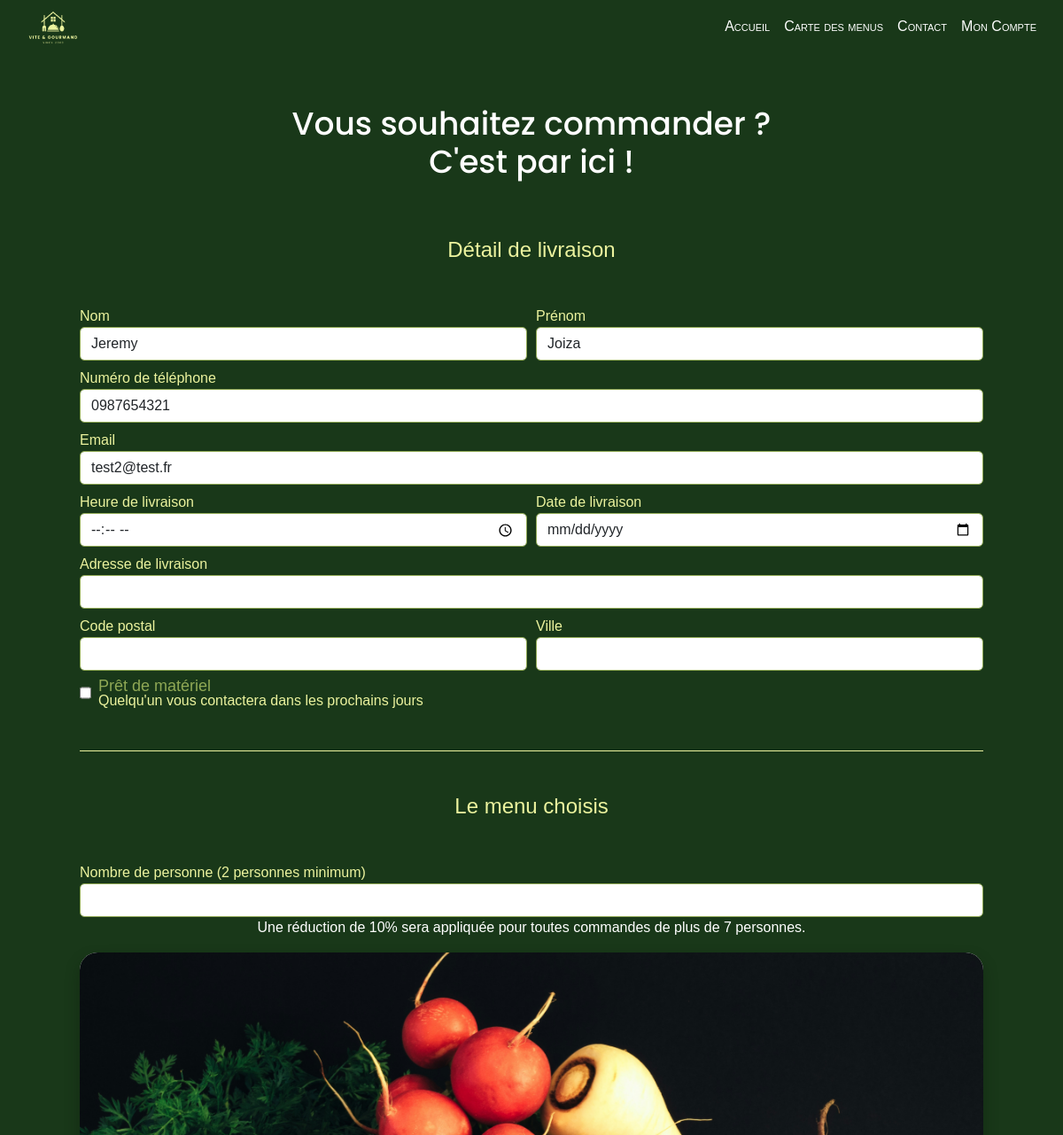
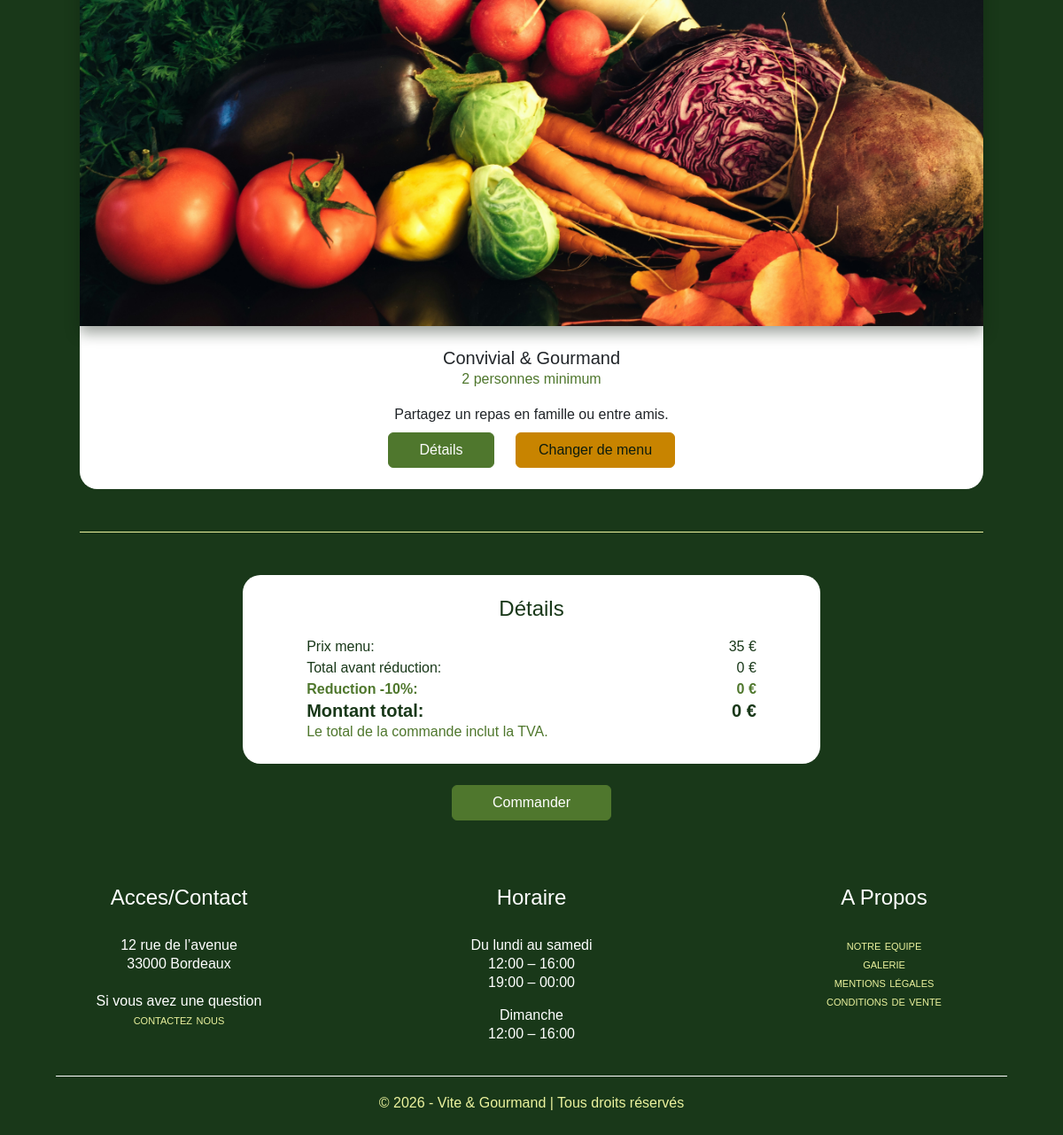
Page /commander?id=1 (signed in) on the committed database (2 pictures, top to bottom).
### tables this page shows
CREATE TABLE IF NOT EXISTS `users` (
  `id` int NOT NULL AUTO_INCREMENT,
  `nom` varchar(50) NOT NULL,
  `prenom` varchar(50) NOT NULL,
  `telephone` varchar(10) NOT NULL,
  `email` varchar(250) NOT NULL,
  `adresse` varchar(250) NOT NULL,
  `code_postal` varchar(10) NOT NULL,
  `ville` varchar(100) NOT NULL,
  `birthday` timestamp NULL DEFAULT NULL,
  `password` varchar(255) NOT NULL,
  `role` varchar(20) DEFAULT NULL,
  `created_at` timestamp NOT NULL DEFAULT CURRENT_TIMESTAMP,
  PRIMARY KEY (`id`),
  UNIQUE KEY `email` (`email`)
);

CREATE TABLE IF NOT EXISTS `menus` (
  `id` int NOT NULL AUTO_INCREMENT,
  `entree_id` int NOT NULL,
  `plat_id` int NOT NULL,
  `dessert_id` int NOT NULL,
  `titre` varchar(50) NOT NULL,
  `nbre_pers_min` int NOT NULL,
  `prix_par_pers` double NOT NULL,
  `regime_id` int NOT NULL,
  `theme_id` int NOT NULL,
  `description` varchar(250) DEFAULT NULL,
  `quantite_restante` int NOT NULL,
  `img_path` varchar(250) DEFAULT NULL,
  PRIMARY KEY (`id`),
  KEY `entree_id` (`entree_id`),
  KEY `plat_id` (`plat_id`),
  KEY `dessert_id` (`dessert_id`),
  KEY `regime_id` (`regime_id`),
  KEY `theme_id` (`theme_id`)
);

CREATE TABLE IF NOT EXISTS `horaires` (
  `id` int NOT NULL AUTO_INCREMENT,
  `jour` varchar(20) NOT NULL,
  `morning_opening` time DEFAULT NULL,
  `morning_closing` time DEFAULT NULL,
  `night_opening` time DEFAULT NULL,
  `night_closing` time DEFAULT NULL,
  PRIMARY KEY (`id`)
);

### pages/databaseLink/footerPost.php (called while the page is built)
<?php
require __DIR__ . "/../../config/database.php";
try{
  $query = "SELECT * FROM horaires";
  $stmt = $pdo->prepare($query);
  $stmt->execute();
  $datas = $stmt->fetchAll(PDO::FETCH_ASSOC);
  $horaires = array_column($datas, null, 'id');
}
catch (PDOException $e){
    error_log("Erreur de connexion à la base de données : ". $e->getMessage());
}
?>

### pages/commander.php (the view, shortened to what this page needs)
<?php
  require __DIR__ . "/../config/database.php";
  $menuId = $_GET['id'] ?? null;
  $query = "
    SELECT
      menus.*,
      entrees.titre AS entree_titre,
      entrees.description AS entree_description,
      plats.titre AS plat_titre,
      plats.description AS plat_description,
      desserts.titre AS dessert_titre,
      desserts.description AS dessert_description
    FROM
      menus
    JOIN entrees ON menus.entree_id = entrees.id
    JOIN plats ON menus.plat_id = plats.id
    JOIN desserts ON menus.dessert_id = desserts.id
    WHERE
      menus.id = :id
  ";
  $stmt = $pdo->prepare($query);
  $stmt->bindParam(':id', $menuId);
  $stmt->execute();
  $menuChoisis = $stmt->fetch(PDO::FETCH_ASSOC);
  $query = "
    SELECT
      *
    FROM
      users
    WHERE
      id = :id
  ";
  $stmt = $pdo->prepare($query);
  $stmt->bindParam(':id', $_SESSION['user_id']);
  $stmt->execute();
  $user = $stmt->fetch(PDO::FETCH_ASSOC);
?>
<div id="order-part">
  <div class="container py-5 ">
    <form
      action="<?= BASE_URL ?>/commanderPost"
      method="post"
      class="form-display"
    >
      <div class="col-12 text-center">
        <h1 class="text-white m-0">Vous souhaitez commander ?</h1>
        <h1 class="text-white pb-2">C'est par ici !</h1>
      </div>
      <div class="row py-5 p-xl-5">
        <div class="col-12">
          <div id="deliveryDetail">
            <h2 class="text-center text-light mb-5">Détail de livraison</h2>
            <div class="mb-2 signup-wrapper">
              <div>
                <label for="orderName">Nom</label>
                <input
                  class="form-control m-0"
                  type="text"
                  id="orderName"
                  name="orderName"
                  value= <?= $user['nom'] ?>
                  required
                />
              </div>
              <div>
                <label for="orderSurname">Prénom</label>
                <input
                  class="form-control m-0"
                  type="text"
                  id="orderSurname"
                  name="orderSurname"
                  value= <?= $user['prenom'] ?>
                  required
                />
              </div>
            </div>
            <div class="mb-2">
              <label for="orderTel">Numéro de téléphone</label>
              <input
                class="form-control m-0"
                type="tel"
                id="orderTel"
                name="orderTel"
                value= <?= $user['telephone'] ?>
                pattern="0[0-9]{9}"
                required
              />
            </div>
            <div class="mb-2">
              <label for="orderEmail">Email</label>
              <input
                class="form-control m-0"
                type="email"
                id="orderEmail"
                name="orderEmail"
                value= <?= $user['email'] ?>
                required
              />
            </div>
            <div class="mb-2 signup-wrapper">
              <div>
                <label for="orderDeliveryHour">Heure de livraison</label>
                <input
                  class="form-control m-0"
                  type="time"
                  id="orderDeliveryHour"
                  name="orderDeliveryHour"
                  required
                />
              </div>
              <div>
                <label for="orderDeliveryDate">Date de livraison</label>
                <input
                  class="form-control m-0"
                  type="date"
                  id="orderDeliveryDate"
                  name="orderDeliveryDate"
                  required
                />
              </div>
            </div>
            <div class="mb-2">
              <label for="orderDeliveryAddress">Adresse de livraison</label>
              <input
                class="form-control m-0"
                type="text"
                id="orderDeliveryAddress"
                name="orderDeliveryAddress"
                required
              />
            </div>
            <div class="mb-2 signup-wrapper">
              <div>
                <label for="orderDeliveryZIP">Code postal</label>
                <input
                  class="form-control m-0"
                  type="text"
                  inputmode="numeric"
                  pattern="[0-9]{5}"
                  id="orderDeliveryZIP"
                  name="orderDeliveryZIP"
                  required
                />
              </div>
              <div>
                <label for="orderDeliveryCity">Ville</label>
                <input
                  class="form-control m-0"
                  type="text"
                  id="orderDeliveryCity"
                  name="orderDeliveryCity"
                  required
                />
              </div>
            </div>
            <div class="d-flex">
              <input class="mb-0 me-2 d-flex" type="checkbox" id="lendStuff?>" name="lendStuff" value="Oui"/>
              <label for="lendStuff">
                <h4 class="m-0 lh-1 text-secondary">Prêt de matériel</h4>
                <p class="lh-1 text-light m-0">Quelqu'un vous contactera dans les prochains jours</p>
              </label>
            </div>
            <hr class="text-light bg-light col-12" />
            <h2 class="text-center text-light mb-5">Le menu choisis</h2>
            <div class="mb-2">
              <label for="orderNbrPers">Nombre de personne (<?= $menuChoisis['nbre_pers_min'] ?> personnes minimum)</label>
              <input
                class="form-control m-0"
                type="number"
                min="<?= $menuChoisis['nbre_pers_min'] ?>"
                id="orderNbrPers"
                name="orderNbrPers"
                required
              />
              <p class="text-center text-white">Une réduction de 10% sera appliquée pour toutes commandes de plus de 7 personnes.</p>
            </div>
            <div class="card card-corner p-0 bg-white">
              <img
                class="forced-in-div shadow"
                src="<?= BASE_URL ?>/<?= $menuChoisis['img_path'] ?>"
              />
              <div class="p-4 side-by-side-info-card-staff gap-2">
                <div class="menu-info-text">
                  <h3 class="m-0 text-center"><?= $menuChoisis['titre'] ?></h3>
                  <p class="text-primary text-center">
                    <?= $menuChoisis['nbre_pers_min'] ?> personnes minimum
                  </p>
                  <p class="m-0 text-center"><?= $menuChoisis['description'] ?></p>
                  <div class="d-flex justify-content-center mt-2">
                    <button
                      type="button"
                      class="btn btn-primary medium-button me-4"
                      data-bs-toggle="modal"
                      data-bs-target="#orderChoosenMenusModal"
                    >
                      Détails
                    </button>
                    <a
                      href="<?= BASE_URL ?>/carteDesMenus"
                      class="mb-0 btn btn-warning large-button"
                    >
                      Changer de menu
                    </a>
                  </div>
                </div>
              </div>
            </div>
          </div>
          <hr class="text-light bg-light col-12 mb-0" />
        </div>
      </div>
      <div class="row px-xl-5">
        <div class="card card-corner p-4">
          <div class="col-12 text-center">
            <h2 class="text-dark mb-3">Détails</h2>
          </div>
          <div class="d-flex justify-content-between">
            <div class="d-flex flex-column justify-content-start ms-5">
              <p class="text-dark m-0">Prix menu:</p>
              <p class="text-dark m-0">Total avant réduction:</p>
              <p class="text-primary fw-bold m-0">Reduction -10%:</p>
              <h3 class="text-dark fw-bold m-0">Montant total:</h3>
              <p class="text-primary m-0">Le total de la commande inclut la TVA.</p>
            </div>
            <div class="d-flex flex-column text-end me-5">
              <p class="text-dark m-0" id="menuPrice"><?= $menuChoisis['prix_par_pers']?> €</p>
              <p class="text-dark m-0" id="totalPriceBeforeReduction">0 €</p>
              <p class="text-primary fw-bold m-0" id="reducedPrice">0 €</p>
              <h3 class="text-dark fw-bold m-0" id="totalPrice">0 €</h3>
            </div>
          </div>
        </div>
        <div class="d-flex justify-content-center mt-4">
        <button type="submit" class="btn btn-primary large-button">
          Commander
        </button>
      </div>
      </div>
    </form>
  </div>
</div>

### index.php (shortened to what this page needs)
<?php
  $currentPage = parse_url($_SERVER['REQUEST_URI'], PHP_URL_PATH);
  $page = get_page();
?>
<!doctype html>
<html lang="en">
  <head>
    <link rel="stylesheet" href="<?= BASE_URL ?>/scss/main.css" />
  </head>
  <body>
    <header>
      <nav class="navbar navbar-expand-md bg-dark" data-bs-theme="dark">
        <div class="container-fluid">
          <a href="<?= BASE_URL ?>/">
            <img src="<?= BASE_URL ?>/assets/pictures/logo-light.png" class="logo-size-header" />
          </a>
          <div class="collapse navbar-collapse" id="navbarSupportedContent">
            <ul class="navbar-nav ms-auto mb-2 mb-md-0">
              <li class="nav-item">
                <a class="nav-link " href="<?= BASE_URL ?>/">Accueil</a>
              </li>
              <li class="nav-item">
                <a class="nav-link " href="<?= BASE_URL ?>/carteDesMenus">Carte des menus</a>
              </li>
              <li class="nav-item">
                <a class="nav-link" href="<?= BASE_URL ?>/contact">Contact</a>
              </li>
              <?php if (isset($_SESSION['user_id']) && !isset($_SESSION['user_role'])): ?>
                <li class="nav-item">
                  <a class="nav-link" href="<?= BASE_URL ?>/monCompte">Mon Compte</a>
                </li>
              <?php endif; ?>
            </ul>
          </div>
        </div>
      </nav>
    </header>
    <main id=<?= $currentPage === BASE_URL.'/commander' ? "main-page-order" : "main-page"; ?>>
      <?php require $page; ?>
    </main>
    <footer class="bg-dark text-white text-center footer">
      <?php require "pages/databaseLink/footerPost.php";?>
      <div class="row">
        <div class="col-6 col-md-4">
          <h2>Acces/Contact</h2>
          <p>
            12 rue de l’avenue </br>
            33000 Bordeaux</br></br>
            Si vous avez une question</br>
            <a href="<?= BASE_URL ?>/contact"> contactez nous </a>
          </p>
        </div>
        <div class="col-6 col-md-4">
          <h2>Horaire</h2>
          <p>
            Du lundi au samedi <br />
            <?= substr($horaires['1']['morning_opening'], 0, 5)?> – <?= substr($horaires['1']['morning_closing'], 0, 5)?><br />
            <?= substr($horaires['1']['night_opening'], 0, 5)?> – <?= substr($horaires['1']['night_closing'], 0, 5)?><br />
          </p>
          <p>
            Dimanche <br />
            <?= substr($horaires['2']['morning_opening'], 0, 5)?> – <?= substr($horaires['2']['morning_closing'], 0, 5)?><br /><br />
          </p>
        </div>
        <div class="col-12 col-md-4">
          <h2>A Propos</h2>
          <p>
            <a href="<?= BASE_URL ?>/contact"> notre equipe </a><br />
            <a href="<?= BASE_URL ?>/contact"> galerie </a><br />
            <a href="<?= BASE_URL ?>/contact"> mentions légales </a><br />
            <a href="<?= BASE_URL ?>/contact"> conditions de vente </a>
          </p>
        </div>
        <hr>
        <div class="col-12">
          <p class="copyright">&copy; 2026 - Vite & Gourmand | Tous droits réservés</p>
        </div>
      </div>
    </footer>
  </body>
</html>

### rows in the picture
users: orderName "Jeremy", orderSurname "Joiza", orderTel "0987654321", orderEmail "test2@test.fr"
menus: nbre_pers_min "2", img_path (picture), titre "Convivial & Gourmand", description "Partagez un repas en famille ou entre amis.", prix_par_pers "35"
horaires: morning_opening "12:00", morning_closing "16:00", night_opening "19:00", night_closing "00:00"
horaires: morning_opening "12:00", morning_closing "16:00"
